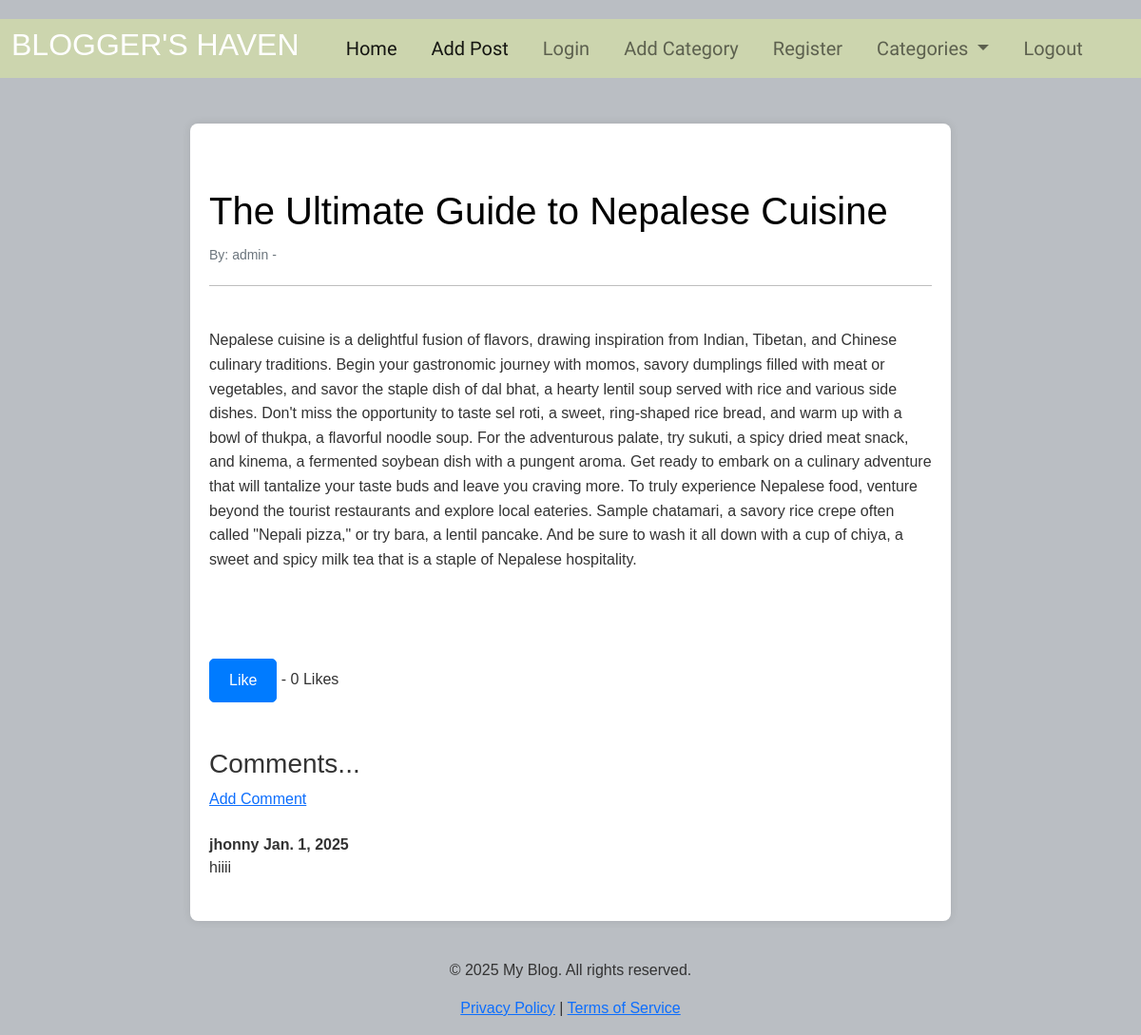
Page /article/3 on the committed database.
### myapp/models.py (models this page shows, shortened)
class Article(models.Model):
    title = models.CharField(max_length = 300)
    author = models.ForeignKey(User, on_delete=models.CASCADE)
    content = models.TextField()
    category = models.CharField(max_length=300 , default="Travel")
    date = models.DateField()
    likes = models.ManyToManyField(User, related_name='liked_articles')
    def total_likes(self):
        return self.likes.count()

class Comment(models.Model):
    article = models.ForeignKey('Article', on_delete=models.CASCADE, related_name='comments')
    name = models.CharField(max_length=300)
    content = models.TextField()
    date_added = models.DateField()

### myapp/views.py (the view)
# urls.py: path('article/<int:pk>', ArticleDetail.as_view(), name="article-detail"),
class ArticleDetail(DetailView):
    model = Article
    template_name = 'article_details.html'
    def get_context_data(self, *args, **kwargs):
        catg_menu = Category.objects.all()
        context = super(ArticleDetail, self).get_context_data(*args, **kwargs)
        context["catg_menu"] = catg_menu
        data = get_object_or_404(Article, id=self.kwargs['pk'])
        total_likes = data.total_likes()
        context["total_likes"] = total_likes
        return context

### myapp/models.py (called while the page is built)
    def __str__(self):
        return self.name

### templates/article_details.html (shortened to what this page needs)
{% extends "base.html" %}
{% load static %}
{% block css %}
    <link href="https://cdn.jsdelivr.net/npm/bootstrap@5.1.3/dist/css/bootstrap.min.css" rel="stylesheet">
    <link rel="stylesheet" href="{% static 'css/details.css' %}">
{% endblock css %}
{% block content %}
    <br/><br/>
    <div class="container">
        <br/><br/>
        <h1> {{article.title}} </h1>
        <small> By: {{article.author}} -
        </small>
        <hr>
        <div class="article-content">
            {{article.content|safe}}
        </div>
        <br/><br/>
        <form method="Post" action="{% url 'like_post' article.pk %}">
            <br/>
            <button type="submit", class="btn btn-primary light-theme" > Like </button> - {{ total_likes }} Likes
        </form>
        <br/><br/>
        <h3> Comments... </h3>
        {% if not article.comments.all %}
            No comments yet...<a href="{% url 'add_comment' article.pk %}"> Add One</a>
        {% else %}
            <a href="{% url 'add_comment' article.pk %}">Add Comment</a>
            <br/><br/>
            {% for comment in article.comments.all %}
                <strong>
                    {{ comment.name }}
                    {{ comment.date_added }}
                </strong>
                <br/>
                {{ comment.content }}
                <br/><br/>
            {% endfor %}
        {% endif %}
        </div>
{% endblock content %}

### static/css/details.css (style rules this page uses)
body { font-family: sans-serif; background-color: #babec3; color: #333; padding-top: 20px; }
.container { max-width: 800px; margin: 0 auto; padding: 20px; background-color: #fff; border-radius: 8px; box-shadow: 0 0 10px rgba(0, 0, 0, 0.1); }
h1 { color: #000000; margin-bottom: 10px; }
small { color: #6c757d; }
hr { border-top: 1px solid #000000; margin-top: 20px; margin-bottom: 20px; }
.article-content { line-height: 1.6; margin-bottom: 20px; }
.btn-primary.light-theme { background-color: #007bff; border-color: #007bff; color: #fff; padding: 10px 20px; border-radius: 5px; text-decoration: none; display: inline-block; }

### rows in the picture
Article: title "The Ultimate Guide to Nepalese Cuisine", author "admin", content "Nepalese cuisine is a delightful fusion of flavors, drawing inspiration from Indian, Tibetan, and Chinese culinary traditions. Begin your gastronomic journey with momos, savory dumplings filled with meat or vegetables, and savor the staple dish of dal bhat, a hearty lentil soup served with rice and various side dishes. Don't miss the opportunity to taste sel roti, a sweet, ring-shaped rice bread, and warm up with a bowl of thukpa, a flavorful noodle soup. For the adventurous palate, try sukuti, a spicy dried meat snack, and kinema, a fermented soybean dish with a pungent aroma. Get ready to embark on a culinary adventure that will tantalize your taste buds and leave you craving more. To…"
Comment: name "jhonny", date_added "Jan. 1, 2025", content "hiiii"

### other values in the picture
{{ total_likes }} "0"
